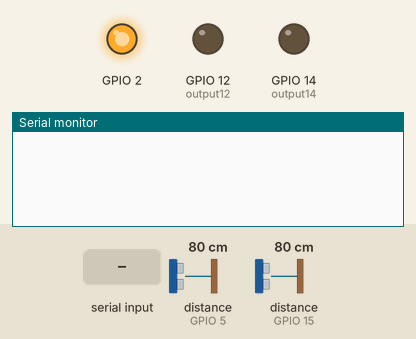
Recording of a sketch running on a simulated ESP8266 (NodeMCU). On the bench: output pins drawn as LEDs (lit = HIGH, except the on-board LED, lit = LOW), the last lines printed to the serial monitor. Wiring (inferred from the names in the program): 2 × ultrasonic range finder: trigger GPIO 4, echo GPIO 5 / trigger GPIO 13, echo GPIO 15. Inputs (shaded band) come from the test bench; at power-on: distance to the obstacle (sensors on GPIO 5, GPIO 15) 80 cm. The echo pulse lasts 58.3 µs per cm; WiFi joins after 1.5 s; servers stay silent unless stated; pins used as bus, display or sensor lines are not drawn.

Above: at 3.0 s.
3.1 s: "90,45\n" received over Serial
At 4.6 s:
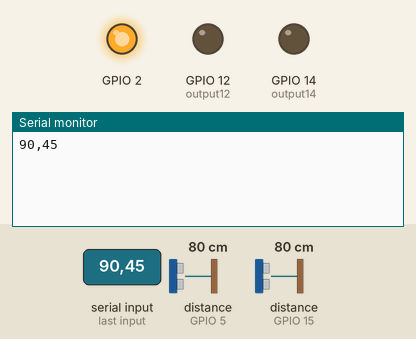
4.9 s: "0\n" received over Serial
At 6.1 s:
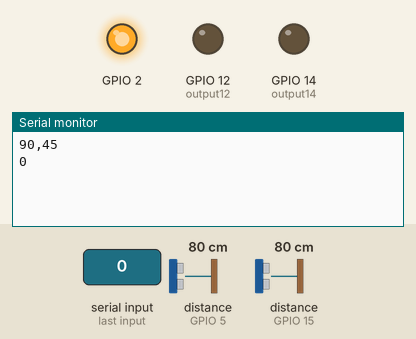
6.9 s: "1,90,45\n" received over Serial
At 7.7 s:
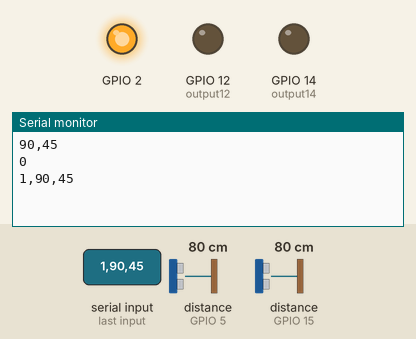

The sketch:

nodemcu.ino
```cpp
#define BLYNK_PRINT Serial

#define TRIGGER 4
#define ECHO    5

#define TRIGPIN2 13
#define ECHOPIN2 15

#include <ESP8266WiFi.h>
#include <BlynkSimpleEsp8266.h>
#include <SoftwareSerial.h>
#include <SimpleTimer.h>

char auth[] = " pKsfpdQNmictHTx45_PhHx_ISfTNiVb-";

// Your WiFi credentials.
// Set password to "" for open networks.
char ssid[] = "doctor nourdine";
char pass[] = "mhandani269";

const int output14 = 14;
const int output12 = 12;
SimpleTimer timer;

String myString; // complete message from arduino, which consistors of snesors data
char rdata; // received charactors

int led1,led2;
// This function sends Arduino's up time every second to Virtual Pin (1).
// In the app, Widget's reading frequency should be set to PUSH. This means
// that you define how often to send data to Blynk App.
void myTimerEvent()
{
  // we can send any value at any time.
  // we don't send more that 10 values per second.
  Blynk.virtualWrite(V1, millis() / 1000);

}
void setup()
{
  // Debug console
  Serial.begin(9600);
 Blynk.begin(auth, ssid, pass);
  pinMode(TRIGGER, OUTPUT);
  pinMode(ECHO, INPUT);
  pinMode(TRIGPIN2, OUTPUT);
  pinMode(ECHOPIN2, INPUT);
  pinMode(BUILTIN_LED, OUTPUT);

   // Initialize the output variables as outputs
  pinMode(output14, OUTPUT);
  pinMode(output12, OUTPUT);
  // Set outputs to LOW
  digitalWrite(output14, LOW);
  digitalWrite(output12, LOW);

    timer.setInterval(1000L,sensorvalue1);
    timer.setInterval(1000L,sensorvalue2);

}
void loop()
{

   if (Serial.available() == 0 )
   {
  Blynk.run();
  timer.run(); // Initiates BlynkTimer
   }

  if (Serial.available() > 0 )
  {
    rdata = Serial.read();
    myString = myString+ rdata;
   //Serial.print(rdata);
    if( rdata == '\n')
    {
     Serial.println(myString);
  // Serial.println("fahad");
// new code
String l = getValue(myString, ',', 0);
String m = getValue(myString, ',', 1);

// these leds represents the leds used in blynk application
led1 = l.toInt();
led2 = m.toInt();

  myString = "";
// end new code
    }
  }
//led_control();
}

void sensorvalue1()
{
int sdata = led1;
  // we can send any value at any time.
  // we don't send more that 10 values per second.
  Blynk.virtualWrite(V10, sdata);
  slot1();

}
void sensorvalue2()
{
int sdata = led2;
  // we can send any value at any time.
  // we don't send more that 10 values per second.
  Blynk.virtualWrite(V11, sdata);
  slot2();

}

String getValue(String data, char separator, int index)
{
    int found = 0;
    int strIndex[] = { 0, -1 };
    int maxIndex = data.length() - 1;

    for (int i = 0; i <= maxIndex && found <= index; i++) {
        if (data.charAt(i) == separator || i == maxIndex) {
            found++;
            strIndex[0] = strIndex[1] + 1;
            strIndex[1] = (i == maxIndex) ? i+1 : i;
        }
    }
       return found > index ? data.substring(strIndex[0], strIndex[1]) : "";
}
void slot1() {

  long duration, distance;
  digitalWrite(TRIGGER, LOW);
  delayMicroseconds(2);

  digitalWrite(TRIGGER, HIGH);
  delayMicroseconds(10);

  digitalWrite(TRIGGER, LOW);
  duration = pulseIn(ECHO, HIGH);
  distance = (duration/2) / 29.1;
  switch(distance){
    case 15:
    Blynk.virtualWrite(V2, 255);
    digitalWrite(output14, HIGH);
    delay(300);
    break;
    case 14:
    Blynk.virtualWrite(V2, 255);
    digitalWrite(output14, HIGH);
    delay(300);
    break;
    case 13:
    Blynk.virtualWrite(V2, 255);
    digitalWrite(output14, HIGH);
    delay(300);
    break;
    case 12:
    Blynk.virtualWrite(V2, 255);
    digitalWrite(output14, HIGH);
    delay(300);
    break;
    case 11:
    Blynk.virtualWrite(V2, 255);
    digitalWrite(output14, HIGH);
    delay(300);
    break;
    default:
    Blynk.virtualWrite(V2, 0);
    digitalWrite(output14, LOW);
    delay(100);

  }
   if (distance <= 10) {
    Blynk.virtualWrite(V5, 255);
}
  else {
    Blynk.virtualWrite(V5, 0);
  }
   //Serial.print(distance);
  //Serial.println("Centimeter:");
  Blynk.virtualWrite(V6, distance);
  delay(200);
  Blynk.run();
}
void slot2() {

  long duration, distance;
  digitalWrite(TRIGPIN2, LOW);
  delayMicroseconds(2);

  digitalWrite(TRIGPIN2, HIGH);
  delayMicroseconds(10);

  digitalWrite(TRIGPIN2, LOW);
  duration = pulseIn(ECHOPIN2, HIGH);
  distance = (duration/2) / 29.1;
  switch(distance){
    case 15:
    Blynk.virtualWrite(V3, 255);
    digitalWrite(output12, HIGH);
    delay(300);
    break;
    case 14:
    Blynk.virtualWrite(V3, 255);
    digitalWrite(output12, HIGH);
    delay(300);
    break;
    case 13:
    Blynk.virtualWrite(V3, 255);
    digitalWrite(output12, HIGH);
    delay(300);
    break;
    case 12:
    Blynk.virtualWrite(V3, 255);
    digitalWrite(output12, HIGH);
    delay(300);
    break;
    case 11:
    Blynk.virtualWrite(V3, 255);
    digitalWrite(output12, HIGH);
    delay(300);
    break;
    default:
    Blynk.virtualWrite(V3, 0);
    digitalWrite(output12, LOW);
    delay(100);

  }
   if (distance <= 10) {
    Blynk.virtualWrite(V4, 255);
}
  else {
    Blynk.virtualWrite(V4, 0);
  }
  Blynk.virtualWrite(V7, distance);
  delay(200);
  Blynk.run();
}
```

Measured:
- after the input at 3.1 s, the serial monitor: prints a new line after 0.32 s (image 1)
- after the input at 4.9 s, the serial monitor: prints a new line after 0.52 s (image 2)
- after the input at 6.9 s, the serial monitor: prints a new line after 0.52 s (image 3)
